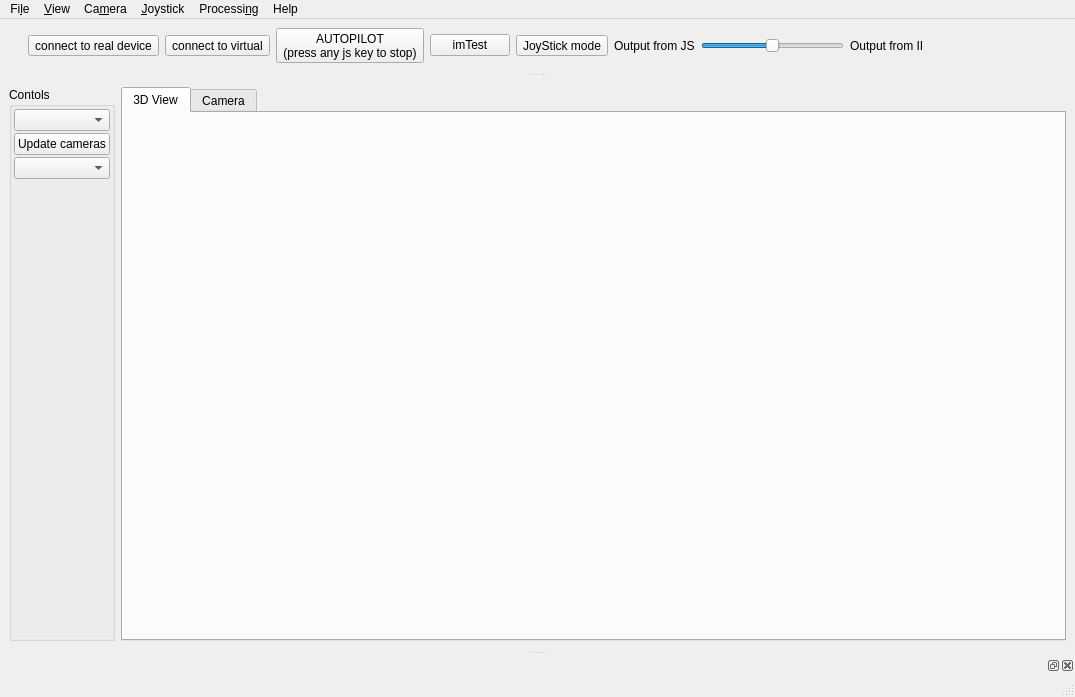
<?xml version="1.0" encoding="UTF-8"?>
<ui version="4.0">
 <class>PhysicsMainWindow</class>
 <widget class="QMainWindow" name="PhysicsMainWindow">
  <property name="geometry">
   <rect>
    <x>0</x>
    <y>0</y>
    <width>1075</width>
    <height>697</height>
   </rect>
  </property>
  <property name="windowTitle">
   <string>MainWindow</string>
  </property>
  <widget class="QWidget" name="centralwidget">
   <layout class="QGridLayout" name="gridLayout">
    <item row="0" column="0">
     <widget class="QGroupBox" name="groupBox">
      <property name="maximumSize">
       <size>
        <width>350</width>
        <height>16777215</height>
       </size>
      </property>
      <property name="title">
       <string>Contols</string>
      </property>
      <layout class="QGridLayout" name="gridLayout_3">
       <property name="leftMargin">
        <number>2</number>
       </property>
       <property name="topMargin">
        <number>2</number>
       </property>
       <property name="rightMargin">
        <number>2</number>
       </property>
       <property name="bottomMargin">
        <number>2</number>
       </property>
       <property name="spacing">
        <number>2</number>
       </property>
       <item row="3" column="0">
        <widget class="CopterInputsWidget" name="inputsWidget" native="true"/>
       </item>
       <item row="0" column="0">
        <widget class="QComboBox" name="comboBox">
         <property name="currentText">
          <string/>
         </property>
        </widget>
       </item>
       <item row="2" column="0">
        <widget class="QComboBox" name="comboBox_2">
         <property name="currentText">
          <string/>
         </property>
        </widget>
       </item>
       <item row="1" column="0">
        <widget class="QPushButton" name="updateCameraButton">
         <property name="text">
          <string>Update cameras</string>
         </property>
        </widget>
       </item>
      </layout>
     </widget>
    </item>
    <item row="0" column="1">
     <widget class="QTabWidget" name="tabWidget">
      <property name="currentIndex">
       <number>0</number>
      </property>
      <widget class="QWidget" name="tab">
       <attribute name="title">
        <string>3D View</string>
       </attribute>
       <layout class="QGridLayout" name="gridLayout_4">
        <item row="0" column="0">
         <widget class="CloudViewDialog" name="cloud" native="true"/>
        </item>
       </layout>
      </widget>
      <widget class="QWidget" name="tab_2">
       <attribute name="title">
        <string>Camera</string>
       </attribute>
       <layout class="QGridLayout" name="gridLayout_5">
        <item row="0" column="0">
         <widget class="AdvancedImageWidget" name="imageView" native="true"/>
        </item>
       </layout>
      </widget>
     </widget>
    </item>
   </layout>
  </widget>
  <widget class="QMenuBar" name="menubar">
   <property name="geometry">
    <rect>
     <x>0</x>
     <y>0</y>
     <width>1075</width>
     <height>22</height>
    </rect>
   </property>
   <widget class="QMenu" name="menu12">
    <property name="title">
     <string>Fi&amp;le</string>
    </property>
    <addaction name="actionShowLog"/>
   </widget>
   <widget class="QMenu" name="menuCamera">
    <property name="title">
     <string>Ca&amp;mera</string>
    </property>
    <addaction name="actionCameraInput"/>
    <addaction name="actionCameraStart"/>
    <addaction name="actionCameraPause"/>
    <addaction name="actionCameraStop"/>
    <addaction name="actionCameraCaptureParamteres"/>
    <addaction name="actionCalibrate"/>
    <addaction name="actionLoad_Calibration"/>
   </widget>
   <widget class="QMenu" name="menuJoystick">
    <property name="title">
     <string>&amp;Joystick</string>
    </property>
    <addaction name="actionJoystickParameters"/>
   </widget>
   <widget class="QMenu" name="menuAbout">
    <property name="title">
     <string>Help</string>
    </property>
    <addaction name="actionAbout"/>
    <addaction name="separator"/>
   </widget>
   <widget class="QMenu" name="menuProcessing">
    <property name="title">
     <string>Processi&amp;ng</string>
    </property>
    <addaction name="actionCameraModel"/>
   </widget>
   <widget class="QMenu" name="menuView">
    <property name="title">
     <string>&amp;View</string>
    </property>
    <addaction name="actionNewBackend"/>
   </widget>
   <addaction name="menu12"/>
   <addaction name="menuView"/>
   <addaction name="menuCamera"/>
   <addaction name="menuJoystick"/>
   <addaction name="menuProcessing"/>
   <addaction name="menuAbout"/>
  </widget>
  <widget class="QStatusBar" name="statusbar"/>
  <widget class="QDockWidget" name="dockWidget">
   <property name="sizePolicy">
    <sizepolicy hsizetype="Preferred" vsizetype="Fixed">
     <horstretch>0</horstretch>
     <verstretch>0</verstretch>
    </sizepolicy>
   </property>
   <property name="features">
    <set>QDockWidget::DockWidgetMovable|QDockWidget::DockWidgetVerticalTitleBar</set>
   </property>
   <attribute name="dockWidgetArea">
    <number>4</number>
   </attribute>
   <widget class="QWidget" name="dockWidgetContents">
    <layout class="QHBoxLayout" name="horizontalLayout">
     <item>
      <widget class="QToolButton" name="toolButton_3">
       <property name="text">
        <string>connect to real device</string>
       </property>
       <property name="icon">
        <iconset>
         <normaloff>:/new/prefix1/connect.png</normaloff>:/new/prefix1/connect.png</iconset>
       </property>
       <property name="iconSize">
        <size>
         <width>32</width>
         <height>32</height>
        </size>
       </property>
       <property name="toolButtonStyle">
        <enum>Qt::ToolButtonTextUnderIcon</enum>
       </property>
      </widget>
     </item>
     <item>
      <widget class="QToolButton" name="connetToVirtualButton">
       <property name="text">
        <string>connect to virtual</string>
       </property>
       <property name="icon">
        <iconset>
         <normaloff>:/new/prefix1/server_connect.png</normaloff>:/new/prefix1/server_connect.png</iconset>
       </property>
       <property name="iconSize">
        <size>
         <width>32</width>
         <height>32</height>
        </size>
       </property>
       <property name="toolButtonStyle">
        <enum>Qt::ToolButtonTextUnderIcon</enum>
       </property>
      </widget>
     </item>
     <item>
      <widget class="QToolButton" name="toolButton_2">
       <property name="text">
        <string>AUTOPILOT
(press any js key to stop)</string>
       </property>
       <property name="icon">
        <iconset>
         <normaloff>:/new/prefix1/robot.png</normaloff>:/new/prefix1/robot.png</iconset>
       </property>
       <property name="iconSize">
        <size>
         <width>32</width>
         <height>32</height>
        </size>
       </property>
       <property name="toolButtonStyle">
        <enum>Qt::ToolButtonTextUnderIcon</enum>
       </property>
      </widget>
     </item>
     <item>
      <widget class="QPushButton" name="pushButton">
       <property name="text">
        <string>imTest</string>
       </property>
       <property name="icon">
        <iconset>
         <normaloff>:/new/colors/colors/color_blue.png</normaloff>:/new/colors/colors/color_blue.png</iconset>
       </property>
      </widget>
     </item>
     <item>
      <widget class="QToolButton" name="JoyButton">
       <property name="text">
        <string>JoyStick mode</string>
       </property>
       <property name="icon">
        <iconset>
         <normaloff>:/new/prefix1/controller.png</normaloff>:/new/prefix1/controller.png</iconset>
       </property>
       <property name="iconSize">
        <size>
         <width>32</width>
         <height>32</height>
        </size>
       </property>
       <property name="toolButtonStyle">
        <enum>Qt::ToolButtonTextUnderIcon</enum>
       </property>
      </widget>
     </item>
     <item>
      <widget class="QLabel" name="label">
       <property name="text">
        <string>Output from JS</string>
       </property>
      </widget>
     </item>
     <item>
      <widget class="QSlider" name="iiOutputSlider">
       <property name="minimum">
        <number>-1</number>
       </property>
       <property name="maximum">
        <number>1</number>
       </property>
       <property name="orientation">
        <enum>Qt::Horizontal</enum>
       </property>
      </widget>
     </item>
     <item>
      <widget class="QLabel" name="label_2">
       <property name="text">
        <string>Output from II</string>
       </property>
      </widget>
     </item>
     <item>
      <spacer name="horizontalSpacer">
       <property name="orientation">
        <enum>Qt::Horizontal</enum>
       </property>
       <property name="sizeHint" stdset="0">
        <size>
         <width>40</width>
         <height>20</height>
        </size>
       </property>
      </spacer>
     </item>
    </layout>
   </widget>
  </widget>
  <widget class="QDockWidget" name="logDockWidget">
   <attribute name="dockWidgetArea">
    <number>8</number>
   </attribute>
   <widget class="LoggerWidget" name="logWidget"/>
  </widget>
  <action name="actionAbout">
   <property name="icon">
    <iconset>
     <normaloff>:/new/prefix1/info_rhombus.png</normaloff>:/new/prefix1/info_rhombus.png</iconset>
   </property>
   <property name="text">
    <string>About</string>
   </property>
  </action>
  <action name="actionCameraInput">
   <property name="icon">
    <iconset>
     <normaloff>:/new/prefix1/webcam_add.png</normaloff>:/new/prefix1/webcam_add.png</iconset>
   </property>
   <property name="text">
    <string>Camera Input</string>
   </property>
  </action>
  <action name="actionCameraStart">
   <property name="icon">
    <iconset>
     <normaloff>:/new/prefix1/play.png</normaloff>:/new/prefix1/play.png</iconset>
   </property>
   <property name="text">
    <string>Start</string>
   </property>
  </action>
  <action name="actionCameraPause">
   <property name="icon">
    <iconset>
     <normaloff>:/new/prefix1/pause.png</normaloff>:/new/prefix1/pause.png</iconset>
   </property>
   <property name="text">
    <string>Pause</string>
   </property>
  </action>
  <action name="actionCameraStop">
   <property name="icon">
    <iconset>
     <normaloff>:/new/prefix1/stop_2.png</normaloff>:/new/prefix1/stop_2.png</iconset>
   </property>
   <property name="text">
    <string>Stop</string>
   </property>
  </action>
  <action name="actionJoystickParameters">
   <property name="icon">
    <iconset>
     <normaloff>:/new/prefix1/joystick_error.png</normaloff>:/new/prefix1/joystick_error.png</iconset>
   </property>
   <property name="text">
    <string>Parameters</string>
   </property>
  </action>
  <action name="actionCameraModel">
   <property name="icon">
    <iconset>
     <normaloff>:/new/prefix1/webcam_add.png</normaloff>:/new/prefix1/webcam_add.png</iconset>
   </property>
   <property name="text">
    <string>Camera Model</string>
   </property>
  </action>
  <action name="actionNewBackend">
   <property name="checkable">
    <bool>true</bool>
   </property>
   <property name="icon">
    <iconset>
     <normaloff>:/new/prefix1/flag_start.png</normaloff>:/new/prefix1/flag_start.png</iconset>
   </property>
   <property name="text">
    <string>New Backend</string>
   </property>
   <property name="toolTip">
    <string>New Backend</string>
   </property>
  </action>
  <action name="actionShowLog">
   <property name="checkable">
    <bool>true</bool>
   </property>
   <property name="icon">
    <iconset>
     <normaloff>:/new/prefix1/application_view_list.png</normaloff>:/new/prefix1/application_view_list.png</iconset>
   </property>
   <property name="text">
    <string>Show Log</string>
   </property>
  </action>
  <action name="actionCameraCaptureParamteres">
   <property name="icon">
    <iconset>
     <normaloff>:/new/prefix1/cctv_camera.png</normaloff>:/new/prefix1/cctv_camera.png</iconset>
   </property>
   <property name="text">
    <string>Camera Capture Paramteres</string>
   </property>
  </action>
  <action name="actionCalibrate">
   <property name="text">
    <string>Calibrate</string>
   </property>
  </action>
  <action name="actionLoad_Calibration">
   <property name="text">
    <string>Load Calibration</string>
   </property>
  </action>
 </widget>
 <customwidgets>
  <customwidget>
   <class>CloudViewDialog</class>
   <extends>QWidget</extends>
   <header location="global">cloudViewDialog.h</header>
   <container>1</container>
  </customwidget>
  <customwidget>
   <class>AdvancedImageWidget</class>
   <extends>QWidget</extends>
   <header location="global">advancedImageWidget.h</header>
   <container>1</container>
  </customwidget>
  <customwidget>
   <class>CopterInputsWidget</class>
   <extends>QWidget</extends>
   <header>copterInputsWidget.h</header>
   <container>1</container>
  </customwidget>
  <customwidget>
   <class>LoggerWidget</class>
   <extends>QWidget</extends>
   <header>loggerWidget.h</header>
   <container>1</container>
  </customwidget>
 </customwidgets>
 <resources/>
 <connections>
  <connection>
   <sender>actionShowLog</sender>
   <signal>toggled(bool)</signal>
   <receiver>logDockWidget</receiver>
   <slot>setVisible(bool)</slot>
   <hints>
    <hint type="sourcelabel">
     <x>-1</x>
     <y>-1</y>
    </hint>
    <hint type="destinationlabel">
     <x>537</x>
     <y>644</y>
    </hint>
   </hints>
  </connection>
  <connection>
   <sender>actionCameraStart</sender>
   <signal>triggered()</signal>
   <receiver>PhysicsMainWindow</receiver>
   <slot>startCamera()</slot>
   <hints>
    <hint type="sourcelabel">
     <x>-1</x>
     <y>-1</y>
    </hint>
    <hint type="destinationlabel">
     <x>537</x>
     <y>348</y>
    </hint>
   </hints>
  </connection>
  <connection>
   <sender>actionCameraStop</sender>
   <signal>triggered()</signal>
   <receiver>PhysicsMainWindow</receiver>
   <slot>stopCamera()</slot>
   <hints>
    <hint type="sourcelabel">
     <x>-1</x>
     <y>-1</y>
    </hint>
    <hint type="destinationlabel">
     <x>537</x>
     <y>348</y>
    </hint>
   </hints>
  </connection>
  <connection>
   <sender>actionCameraPause</sender>
   <signal>triggered()</signal>
   <receiver>PhysicsMainWindow</receiver>
   <slot>pauseCamera()</slot>
   <hints>
    <hint type="sourcelabel">
     <x>-1</x>
     <y>-1</y>
    </hint>
    <hint type="destinationlabel">
     <x>537</x>
     <y>348</y>
    </hint>
   </hints>
  </connection>
  <connection>
   <sender>actionCameraInput</sender>
   <signal>triggered()</signal>
   <receiver>PhysicsMainWindow</receiver>
   <slot>showCameraInput()</slot>
   <hints>
    <hint type="sourcelabel">
     <x>-1</x>
     <y>-1</y>
    </hint>
    <hint type="destinationlabel">
     <x>537</x>
     <y>348</y>
    </hint>
   </hints>
  </connection>
  <connection>
   <sender>actionCameraCaptureParamteres</sender>
   <signal>triggered()</signal>
   <receiver>PhysicsMainWindow</receiver>
   <slot>showCameraParametersWidget()</slot>
   <hints>
    <hint type="sourcelabel">
     <x>-1</x>
     <y>-1</y>
    </hint>
    <hint type="destinationlabel">
     <x>537</x>
     <y>348</y>
    </hint>
   </hints>
  </connection>
  <connection>
   <sender>actionAbout</sender>
   <signal>triggered()</signal>
   <receiver>PhysicsMainWindow</receiver>
   <slot>showAboutWidget()</slot>
   <hints>
    <hint type="sourcelabel">
     <x>-1</x>
     <y>-1</y>
    </hint>
    <hint type="destinationlabel">
     <x>537</x>
     <y>348</y>
    </hint>
   </hints>
  </connection>
  <connection>
   <sender>actionJoystickParameters</sender>
   <signal>triggered()</signal>
   <receiver>PhysicsMainWindow</receiver>
   <slot>showJoystickSettingsWidget()</slot>
   <hints>
    <hint type="sourcelabel">
     <x>-1</x>
     <y>-1</y>
    </hint>
    <hint type="destinationlabel">
     <x>537</x>
     <y>348</y>
    </hint>
   </hints>
  </connection>
  <connection>
   <sender>actionCalibrate</sender>
   <signal>triggered()</signal>
   <receiver>PhysicsMainWindow</receiver>
   <slot>CalibrateCamera()</slot>
   <hints>
    <hint type="sourcelabel">
     <x>-1</x>
     <y>-1</y>
    </hint>
    <hint type="destinationlabel">
     <x>537</x>
     <y>348</y>
    </hint>
   </hints>
  </connection>
  <connection>
   <sender>actionLoad_Calibration</sender>
   <signal>triggered()</signal>
   <receiver>PhysicsMainWindow</receiver>
   <slot>LoadCalibrationSettings()</slot>
   <hints>
    <hint type="sourcelabel">
     <x>-1</x>
     <y>-1</y>
    </hint>
    <hint type="destinationlabel">
     <x>537</x>
     <y>348</y>
    </hint>
   </hints>
  </connection>
 </connections>
 <slots>
  <slot>showCameraInput()</slot>
  <slot>startCamera()</slot>
  <slot>pauseCamera()</slot>
  <slot>stopCamera()</slot>
  <slot>showCameraParametersWidget()</slot>
  <slot>showCameraModelWidget()</slot>
  <slot>showGraphDialog()</slot>
  <slot>showAboutWidget()</slot>
  <slot>showJoystickSettingsWidget()</slot>
  <slot>CalibrateCamera()</slot>
  <slot>LoadCalibrationSettings()</slot>
 </slots>
</ui>
